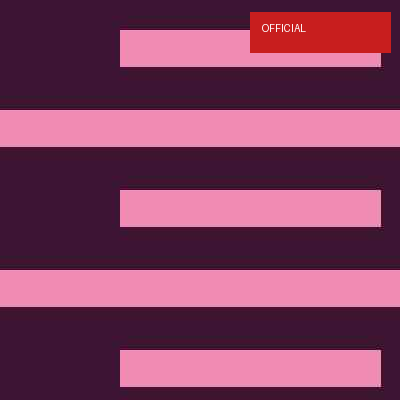
#> input picture frontend/src/lib/fixtures/seed/assets/kg_blatant.png, 400 x 400 px
$ python -i imaging.py   (imports and definitions only)
#> lines starting #> are read from the running program, lines starting #| are printed output that depends on the picture
"""Image decoding and normalisation for the detection engine.

Pure functions: bytes or PIL images in, normalised PIL images out. No network, no DB.
Downloading images (with the SSRF guard and size cap) belongs in ingestion/, not here.
"""

import io

from PIL import Image, ImageOps, UnidentifiedImageError

from app.engine.constants import MAX_IMAGE_BYTES, MAX_IMAGE_PIXELS, NORMALIZED_SIZE, PAD_COLOR


class InvalidImage(ValueError):
    """Raised when bytes are not a decodable, reasonably sized image."""


def load_image(data: bytes) -> Image.Image:
    """Decode image bytes into a fully loaded PIL image.

    Enforces the byte and pixel limits before decoding pixel data, and runs Pillow's
    structural ``verify()`` first (which invalidates the file, so the image is reopened).

    Raises:
        InvalidImage: empty, too large, too many pixels, or not a supported image.
    """
    if not data:
        raise InvalidImage("Image is empty.")
    if len(data) > MAX_IMAGE_BYTES:
        raise InvalidImage(f"Image is larger than {MAX_IMAGE_BYTES} bytes.")
    try:
        with Image.open(io.BytesIO(data)) as probe:
            if probe.width * probe.height > MAX_IMAGE_PIXELS:
                raise InvalidImage(f"Image exceeds {MAX_IMAGE_PIXELS} pixels.")
            probe.verify()
        image = Image.open(io.BytesIO(data))
        image.load()
    except InvalidImage:
        raise
    except (UnidentifiedImageError, Image.DecompressionBombError, OSError, SyntaxError, ValueError) as exc:
        raise InvalidImage("Not a valid image.") from exc
    return image


def normalize(image: Image.Image, size: int = NORMALIZED_SIZE) -> Image.Image:
    """Return an EXIF-upright RGB square of ``size`` px with transparency flattened onto white.

    Steps, in order:
      1. apply the EXIF orientation (phone photos are often stored sideways)
      2. flatten any transparency onto white. Transparent PNG logos otherwise hash against a
         black background and never match the same logo used as an avatar.
      3. letterbox to a square on white, keeping the aspect ratio (avatars are square, logos often aren't)
      4. resize with LANCZOS
    """
    upright = ImageOps.exif_transpose(image)
    rgb = _flatten_alpha(upright)
    square = _pad_to_square(rgb)
    if square.size != (size, size):
        square = square.resize((size, size), Image.Resampling.LANCZOS)
    return square


def normalize_image(data: bytes, size: int = NORMALIZED_SIZE) -> Image.Image:
    """Decode and normalise image bytes in one step. See :func:`load_image` and :func:`normalize`."""
    return normalize(load_image(data), size)


def _flatten_alpha(image: Image.Image) -> Image.Image:
    """Composite any transparency onto ``PAD_COLOR`` and return an RGB image."""
    if not image.has_transparency_data:
        return image.convert("RGB")
    rgba = image.convert("RGBA")
    background = Image.new("RGBA", rgba.size, (*PAD_COLOR, 255))
    background.alpha_composite(rgba)
    return background.convert("RGB")


def _pad_to_square(image: Image.Image) -> Image.Image:
    """Centre ``image`` on a square ``PAD_COLOR`` canvas whose side is its longest edge."""
    width, height = image.size
    if width == height:
        return image
    side = max(width, height)
    canvas = Image.new("RGB", (side, side), PAD_COLOR)
    canvas.paste(image, ((side - width) // 2, (side - height) // 2))
    return canvas

>>> from PIL import Image
>>> picture = Image.open('../../../frontend/src/lib/fixtures/seed/assets/kg_blatant.png')
#> picture is the input picture: PIL image 400x400 RGB; mean R, G, B 128.6, 62, 94.4
>>> result = normalize(picture)
#> in normalize, `square = square.resize((size, size), Image.Resampling.LANCZOS)`:
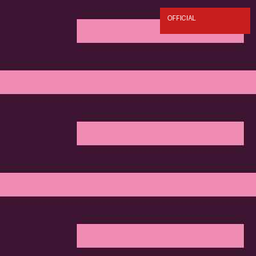
#> square: PIL image 256x256 RGB; mean R, G, B 128.6, 62, 94.4
